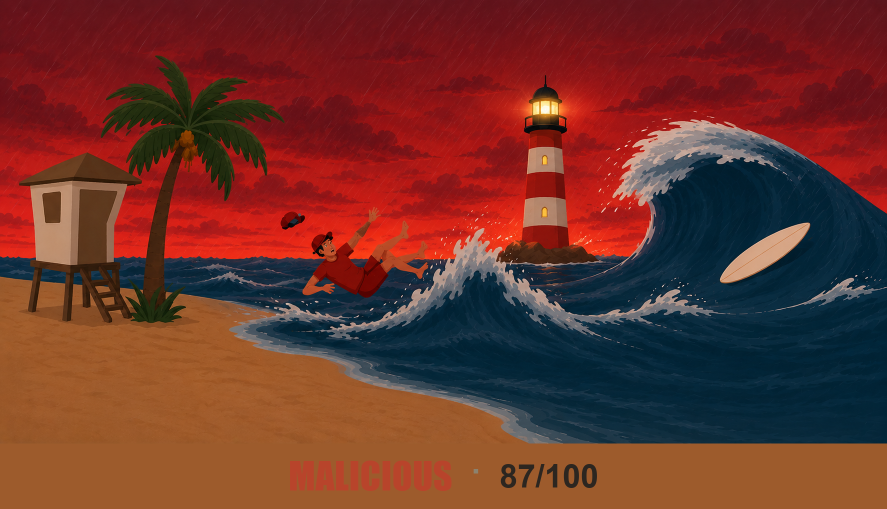
#> input picture addon/design-refs/malicious-headed.png, 1774 x 1017 px, given in place of safe.png, which was not available (shown at 1/2 size)
$ python bake_heading.py
#> lines starting #> are read from the running program, lines starting #| are printed output that depends on the picture; pictures that were not available may be replaced by others from this repository, and a replacement may not be noted
"""
Demo-only script: render a verdict heading onto the bottom sand band of each
hero panel so we can preview whether baked-in typography is worth the backend
work. Outputs go to addon/design-refs/, never overwrite the canonical assets.
"""
from pathlib import Path
import numpy as np
from PIL import Image, ImageDraw, ImageFont

ROOT = Path(__file__).resolve().parents[2]
ASSETS = ROOT / "backend" / "illustration" / "assets"
OUT_DIR = ROOT / "addon" / "design-refs"

PALETTE = {
    "safe":       (110, 156, 135),   # sage
    "suspicious": (212, 154, 63),    # amber
    "malicious":  (184,  68, 43),    # coral
}
DARK = (44, 38, 32)
SCORES = {"safe": 8, "suspicious": 42, "malicious": 87}
LABELS = {"safe": "SAFE", "suspicious": "SUSPICIOUS", "malicious": "MALICIOUS"}

LABEL_FONT = "C:/Windows/Fonts/impact.ttf"
SCORE_FONT = "C:/Windows/Fonts/arialbd.ttf"


def detect_bottom_band(img: Image.Image) -> int:
    """Return the y-coordinate where the bottom sand band starts."""
    arr = np.array(img)
    h, w, _ = arr.shape
    sample = arr[h - 2, w // 2].astype(int)
    for y in range(h - 1, -1, -1):
        mid = arr[y, w // 4 : 3 * w // 4].astype(int)
        diff = np.abs(mid - sample).max(axis=1)
        if (diff < 18).mean() < 0.85:
            return y + 1
    return 0


def bake(name: str) -> None:
#> called with name = 'safe'
    src = ASSETS / f"{name}.png"
    img = Image.open(src).convert("RGB")
#> img is the input picture: PIL image 1774x1017 RGB; mean R, G, B 109.4, 51.4, 42.8
    band_top = detect_bottom_band(img)
#> in detect_bottom_band, `sample = arr[h - 2, w // 2].astype(int)`: sample = [157, 91, 44]
#> band_top = 981
    band_h = img.height - band_top
#> band_h = 36

    # If the existing band is too small, extend with the sampled sand color.
    MIN_BAND = 130
    if band_h < MIN_BAND:
        sand = tuple(np.array(img)[img.height - 2, img.width // 2].tolist())
#> sand = (157, 91, 44)
        extra = MIN_BAND - band_h
#> extra = 94
        new = Image.new("RGB", (img.width, img.height + extra), sand)
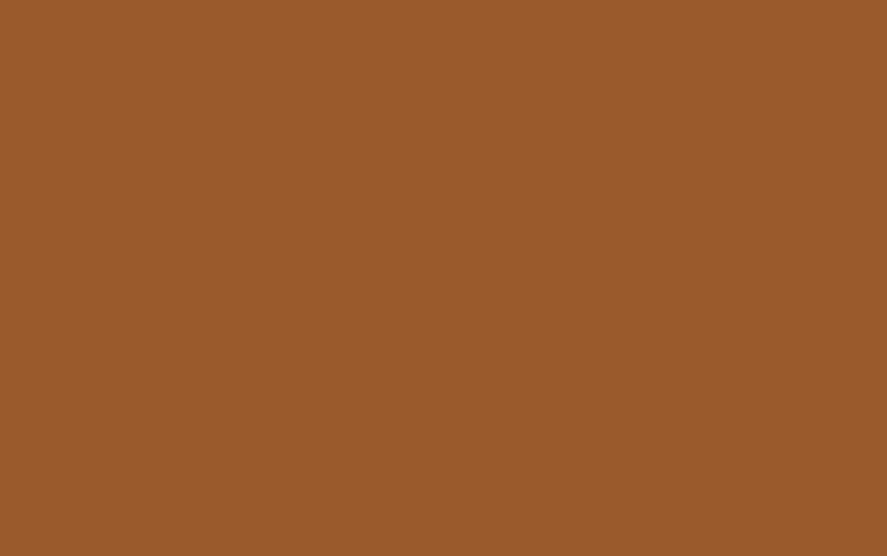
#> new: PIL image 1774x1111 RGB (shown at 1/2 size); mean R, G, B 157, 91, 44
        new.paste(img, (0, 0))
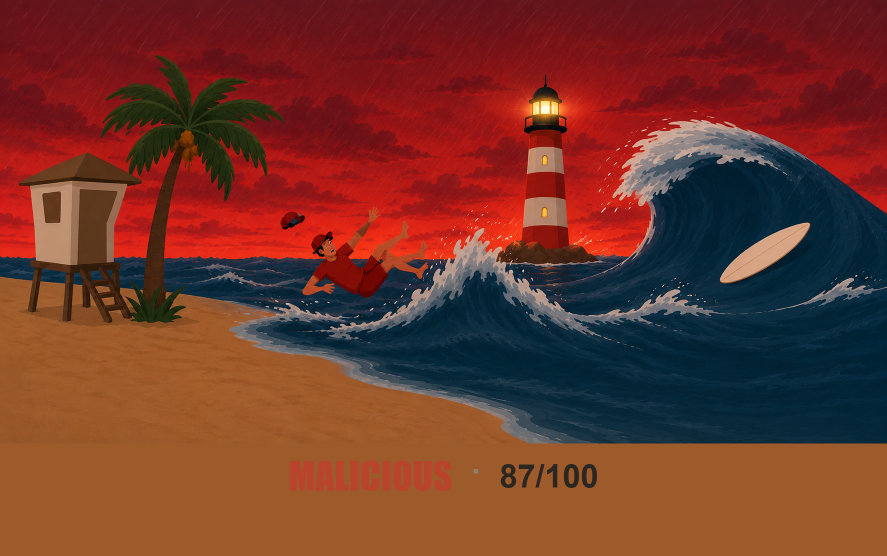
#> new: PIL image 1774x1111 RGB (shown at 1/2 size); mean R, G, B 113.4, 54.8, 42.9
        img = new
        band_top = img.height - MIN_BAND
        band_h = MIN_BAND

    draw = ImageDraw.Draw(img)
    label_size = int(band_h * 0.58)
#> label_size = 75
    score_size = int(band_h * 0.50)
#> score_size = 65
    f_label = ImageFont.truetype(LABEL_FONT, label_size)
    f_score = ImageFont.truetype(SCORE_FONT, score_size)

    label_text = LABELS[name]
    score_text = f"{SCORES[name]}/100"
    sep = "  ·  "

    lb = draw.textbbox((0, 0), label_text, font=f_label)
#> lb = (0, 14, 191, 71)
    sp = draw.textbbox((0, 0), sep, font=f_score)
#> sp = (0, 34, 103, 61)
    sc = draw.textbbox((0, 0), score_text, font=f_score)
#> sc = (0, 13, 187, 67)
    lw, lh = lb[2] - lb[0], lb[3] - lb[1]
#> lw = 191; lh = 57
    pw, ph = sp[2] - sp[0], sp[3] - sp[1]
#> pw = 103; ph = 27
    sw, sh = sc[2] - sc[0], sc[3] - sc[1]
#> sw = 187; sh = 54
    total_w = lw + pw + sw
#> total_w = 481

    cy = band_top + band_h / 2
#> cy = 1046
    label_y = cy - lh / 2 - lb[1]
#> label_y = 1003.5
    sep_y = cy - ph / 2 - sp[1]
#> sep_y = 998.5
    score_y = cy - sh / 2 - sc[1]
#> score_y = 1006
    start_x = (img.width - total_w) / 2
#> start_x = 646.5

    draw.text((start_x, label_y), label_text, fill=PALETTE[name], font=f_label)
    draw.text((start_x + lw, sep_y), sep, fill=(140, 130, 110), font=f_score)
    draw.text((start_x + lw + pw, score_y), score_text, fill=DARK, font=f_score)

    out = OUT_DIR / f"{name}-headed.png"
    img.save(out, optimize=True)
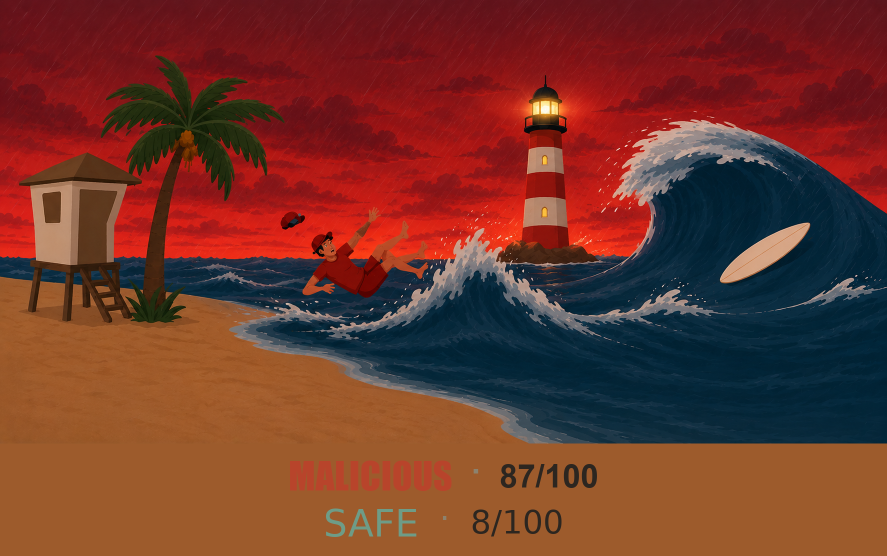
#> saved as safe-headed.png: PIL image 1774x1111 RGB (shown at 1/2 size); mean R, G, B 113.2, 54.8, 43
    print(f"{name}: band_top={band_top}  band_h={band_h}  size={img.size}  -> {out.name}")
#| safe: band_top=981  band_h=130  size=(1774, 1111)  -> safe-headed.png


for n in ("safe", "suspicious", "malicious"):
    bake(n)
#> pass 2 of the loop `for n in ("safe", "suspicious", "malicious"):`:
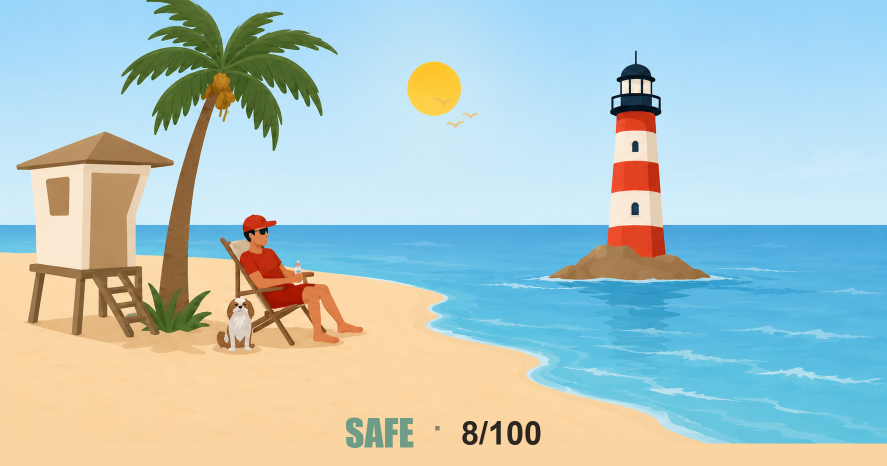
#> input picture addon/design-refs/safe-headed.png, 1774 x 931 px, given in place of suspicious.png, which was not available (shown at 1/2 size)
#> in bake, img is the input picture: PIL image 1774x931 RGB; mean R, G, B 176.9, 199.9, 198.3
#> band_top = 890
#> band_h = 41
#> sand = (250, 212, 161)
#> extra = 89
#> in bake (call 2), `new.paste(img, (0, 0))`:
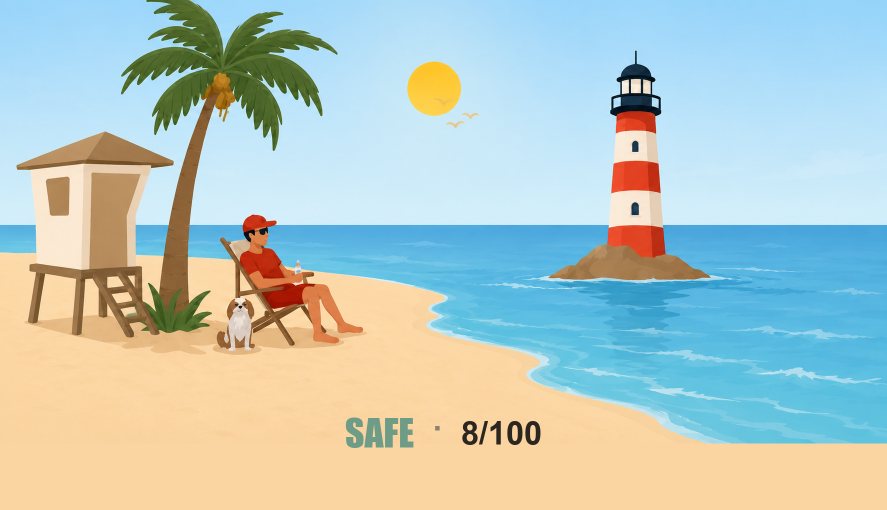
#> new: PIL image 1774x1020 RGB (shown at 1/2 size); mean R, G, B 183.3, 200.9, 195
#> lb = (0, 14, 454, 71)
#> sc = (0, 13, 229, 67)
#> lw = 454
#> sw = 229
#> total_w = 786
#> label_y = 912.5
#> sep_y = 907.5
#> score_y = 915
#> start_x = 494
#> in bake (call 2), `img.save(out, optimize=True)`:
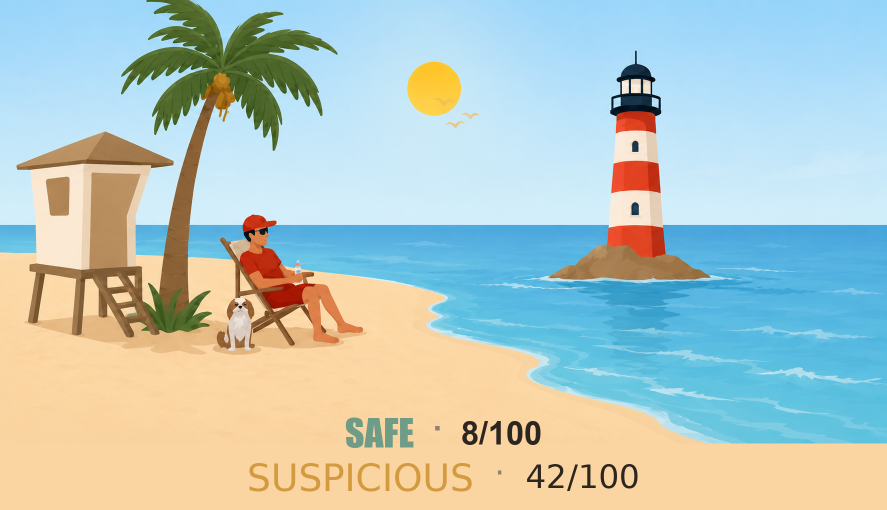
#> saved as suspicious-headed.png: PIL image 1774x1020 RGB (shown at 1/2 size); mean R, G, B 182.8, 200.4, 194.4
#| suspicious: band_top=890  band_h=130  size=(1774, 1020)  -> suspicious-headed.png
